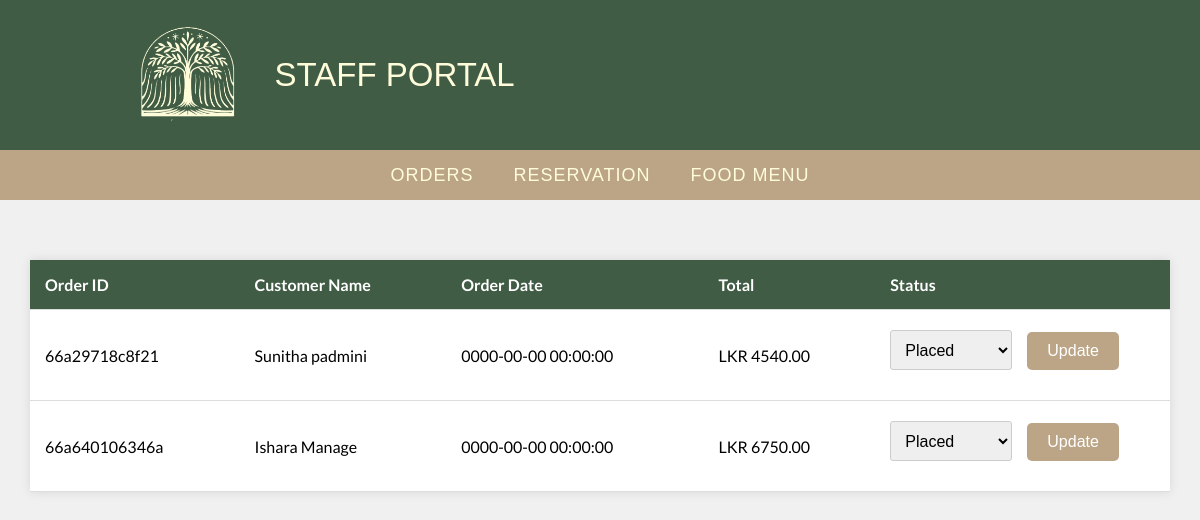
The page /pages/staffhome.php on the database its author committed.
### tables this page shows
CREATE TABLE `order_details` (
  `id` int(11) NOT NULL,
  `customer_id` int(11) NOT NULL,
  `customer_name` varchar(255) NOT NULL,
  `order_number` varchar(50) NOT NULL,
  `order_date` datetime NOT NULL,
  `total` decimal(10,2) NOT NULL,
  `order_status` enum('Placed','Processing','Packed','Delivered','Served','Cancelled') NOT NULL DEFAULT 'Placed'
);

### pages/staffhome.php (the view, shortened to what this page needs)
<!DOCTYPE html>
<html lang="en">
<head>
    <link rel="stylesheet" href="https://cdnjs.cloudflare.com/ajax/libs/font-awesome/6.4.2/css/all.min.css" />
    <link rel="stylesheet" href="../css/admin_style.css">
</head>
<body>
    <?php include("../Components/staffnavbar.php"); ?>
    <div class="container">
        <?php
        include("../Components/db.php");
        $query = "SELECT DISTINCT c.id as customer_id, c.customer_name, c.order_number, c.order_date, c.total, c.order_status
                  FROM order_details c";
        $result = mysqli_query($con, $query);
        if ($result) {
            echo "<table class='order-table'>";
            echo "<thead>";
            echo "<tr>";
            echo "<th>Order ID</th>";
            echo "<th>Customer Name</th>";
            echo "<th>Order Date</th>";
            echo "<th>Total</th>";
            echo "<th>Status</th>";
            echo "</tr>";
            echo "</thead>";
            echo "<tbody>";
            while ($row = mysqli_fetch_assoc($result)) {
                echo "<tr class='order-row' data-order-id='" . $row['order_number'] . "'>";
                echo "<td>" . $row['order_number'] . "</td>";
                echo "<td>" . $row['customer_name'] . "</td>";
                echo "<td>" . $row['order_date'] . "</td>";
                echo "<td>LKR " . $row['total'] . "</td>";
                echo "<td>";
                echo "<select class='order-status-select' data-order-id='" . $row['order_number'] . "'>";
                echo "<option value='Placed'" . ($row['order_status'] == 'Placed' ? ' selected' : '') . ">Placed</option>";
                echo "</select>";
                echo "<button class='btn btn-update-status' data-order-id='" . $row['order_number'] . "'>Update</button>";
                echo "</td>";
                echo "</tr>";
            }
            echo "</tbody>";
            echo "</table>";
        } else {
            echo "Error: " . mysqli_error($con);
        }
        ?>
    </div>
</body>
</html>

### css/admin_style.css (style rules this page uses)
body { margin: 0; font-family: "Lato", sans-serif; display: flex; flex-direction: column; min-height: 100vh; }

### pages/staffhome.php (style rules this page uses)
body { font-family: 'Lato', sans-serif; background-color: #f0f0f0; margin: 0; padding: 0; }
.container { width: 95%; margin: 0 auto; margin-top: 30px; }
.order-table { width: 100%; border-collapse: collapse; background-color: #fff; box-shadow: 0 0 10px rgba(0, 0, 0, 0.1); margin-top: 30px; }
.order-table th, .order-table td { padding: 15px; text-align: left; border-bottom: 1px solid #ddd; }
.order-table th { background-color: #405c45; color: white; }
.order-status-select { padding: 10px; font-size: 16px; border: 1px solid #ccc; border-radius: 3px; height: 40px; max-width: 100%; margin-bottom: 15px; margin-right: 15px; box-sizing: border-box; }
.btn { display: inline-block; padding: 10px 20px; color: #fff; background-color: #405c45; border: none; margin-top: 7px; margin-right: -50px; border-radius: 5px; text-align: center; cursor: pointer; text-decoration: none; transition: background-color 0.3s; font-size: 16px; background-color: #bba586; }

### components/staffnavbar.php (style rules this page uses)
body { margin: 0; font-family: "Lato", sans-serif; display: flex; flex-direction: column; min-height: 100vh; }

### rows shown on the page
order_details: order_number "66a29718c8f21", customer_name "Sunitha padmini", order_date "0000-00-00 00:00:00", total "4540.00", order_status+order_number "Placed"
order_details: order_number "66a640106346a", customer_name "Ishara Manage", order_date "0000-00-00 00:00:00", total "6750.00", order_status+order_number "Placed"
